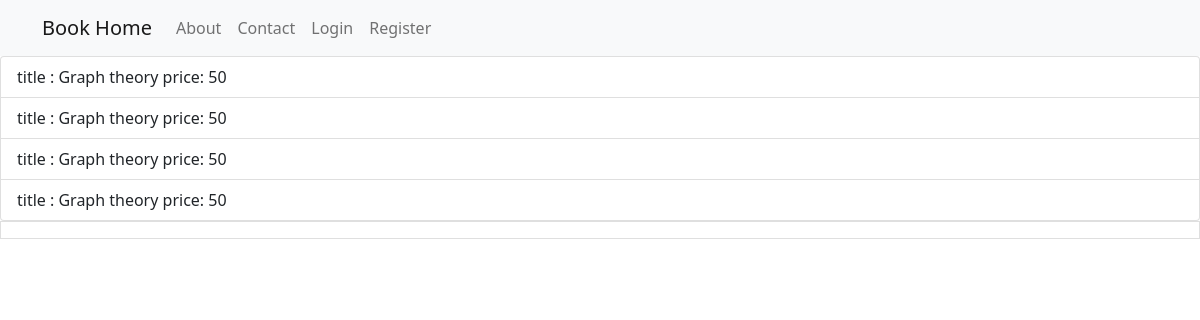
The page /detail/25 on the database its author committed.
### Models.py (models this page shows, shortened)
class OrderBook(db.Model, UserMixin):
    id = db.Column(db.Integer, primary_key=True)
    user_id = db.Column(db.Integer, db.ForeignKey('user.id'), nullable=False)
    book_id = db.Column(db.Integer, db.ForeignKey('book.id'), nullable=False)
    order_id= db.Column(db.Integer, db.ForeignKey('order.id'), nullable=False)

class Book(db.Model, UserMixin):
    id = db.Column(db.Integer, primary_key=True)
    title = db.Column(db.String(100), nullable=False)
    author = db.Column(db.String(100), nullable=False)
    publication = db.Column(db.String(100), nullable=False)
    ISBN = db.Column(db.String(100), nullable=False)
    content = db.Column(db.Text, nullable=False)
    price = db.Column(db.Integer, nullable=False)
    piece=db.Column(db.Integer, nullable=False)
    image_file = db.Column(db.String(20), nullable=False, default='default.jpg')
    cart=db.relationship('Cart', backref='cartbook', lazy=True)
    orderbook=db.relationship('OrderBook', backref='orderbook', lazy=True)

### routes.py (the view)
@app.route("/detail/<int:order_id>")
def detail(order_id):
    orders=Order.query.get_or_404(order_id)
    orderbooks=OrderBook.query.filter_by(order_id=order_id)
    return render_template('detail_order.html', orders=orders,orderbooks=orderbooks)

### templates/detail_order.html
{% extends "home.html" %}
{% block content %}
  <div class="list-group">
       {% for b in orderbooks %}
      <a href="#" class="list-group-item list-group-item-action">
          <div class="d-flex w-100 justify-content-between">
                    title : {{ b.orderbook.title }}
                   price:  {{ b.orderbook.price }}
            </div>
	{% endfor %}
 </div>
{% endblock %}

### rows shown on the page
OrderBook: orderbook "Graph theory", orderbook.price "50"
OrderBook: orderbook "Graph theory", orderbook.price "50"
OrderBook: orderbook "Graph theory", orderbook.price "50"
OrderBook: orderbook "Graph theory", orderbook.price "50"
